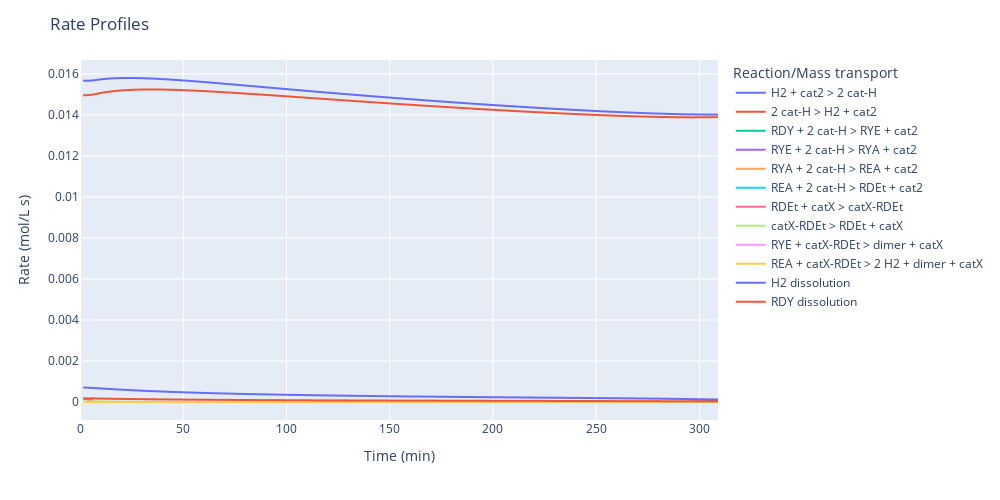

This figure's notebook cell:
### Code cell
# Plot all reaction and mass transfer rates
# Rates of "H2 dissolution" and "H2 + cat2 <> 2 cat-H" are relatively fast
operation_params = [
    ({"param": "Initial_Mass_Solid", "solid": "Solid_Feedstock", "species": "RDY"}, 0.10444), # kg
    ({"param": "Temperature"}, 20), # oC
    ({"param": "Pressure"},     4), # bar
    ({"param": "Agitation"}, 1200), # rpm
    ({"param": "Batch_Time"}, 309), # min
]
steps = [
    "H2 + cat2 > 2 cat-H",
    "2 cat-H > H2 + cat2",
    "RDY + 2 cat-H > RYE + cat2",
    "RYE + 2 cat-H > RYA + cat2",
    "RYA + 2 cat-H > REA + cat2",
    "REA + 2 cat-H > RDEt + cat2",
    "RDEt + catX > catX-RDEt",
    "catX-RDEt > RDEt + catX",
    "RYE + catX-RDEt > dimer + catX",
    "REA + catX-RDEt > 2 H2 + dimer + catX",
    "H2 dissolution", 
    "RDY dissolution"
]
hydrogenation.plot_simulation_rates(steps, operation_params)

### Figure 1 — Plotly figure (JSON) as saved in the notebook; plotly's stock layout.template omitted (floating-point values rounded to 4 significant figures; data arrays with more than 128 entries replaced by an {"elided": "..."} marker saying what was removed)
{"data": [{"hovertemplate": "Reaction/Mass transport=H2 + cat2 > 2 cat-H<br>Time (min)=%{x}<br>Rate (mol/L s)=%{y}<extra></extra>", "legendgroup": "H2 + cat2 > 2 cat-H", "line": {"color": "#636efa", "dash": "solid"}, "marker": {"symbol": "circle"}, "mode": "lines", "name": "H2 + cat2 > 2 cat-H", "showlegend": true, "type": "scattergl", "x": {"elided": "201 float values"}, "xaxis": "x", "y": {"elided": "201 float values"}, "yaxis": "y"}, {"hovertemplate": "Reaction/Mass transport=2 cat-H > H2 + cat2<br>Time (min)=%{x}<br>Rate (mol/L s)=%{y}<extra></extra>", "legendgroup": "2 cat-H > H2 + cat2", "line": {"color": "#EF553B", "dash": "solid"}, "marker": {"symbol": "circle"}, "mode": "lines", "name": "2 cat-H > H2 + cat2", "showlegend": true, "type": "scattergl", "x": {"elided": "201 float values"}, "xaxis": "x", "y": {"elided": "201 float values"}, "yaxis": "y"}, {"hovertemplate": "Reaction/Mass transport=RDY + 2 cat-H > RYE + cat2<br>Time (min)=%{x}<br>Rate (mol/L s)=%{y}<extra></extra>", "legendgroup": "RDY + 2 cat-H > RYE + cat2", "line": {"color": "#00cc96", "dash": "solid"}, "marker": {"symbol": "circle"}, "mode": "lines", "name": "RDY + 2 cat-H > RYE + cat2", "showlegend": true, "type": "scattergl", "x": {"elided": "201 float values"}, "xaxis": "x", "y": {"elided": "201 float values"}, "yaxis": "y"}, {"hovertemplate": "Reaction/Mass transport=RYE + 2 cat-H > RYA + cat2<br>Time (min)=%{x}<br>Rate (mol/L s)=%{y}<extra></extra>", "legendgroup": "RYE + 2 cat-H > RYA + cat2", "line": {"color": "#ab63fa", "dash": "solid"}, "marker": {"symbol": "circle"}, "mode": "lines", "name": "RYE + 2 cat-H > RYA + cat2", "showlegend": true, "type": "scattergl", "x": {"elided": "201 float values"}, "xaxis": "x", "y": {"elided": "201 float values"}, "yaxis": "y"}, {"hovertemplate": "Reaction/Mass transport=RYA + 2 cat-H > REA + cat2<br>Time (min)=%{x}<br>Rate (mol/L s)=%{y}<extra></extra>", "legendgroup": "RYA + 2 cat-H > REA + cat2", "line": {"color": "#FFA15A", "dash": "solid"}, "marker": {"symbol": "circle"}, "mode": "lines", "name": "RYA + 2 cat-H > REA + cat2", "showlegend": true, "type": "scattergl", "x": {"elided": "201 float values"}, "xaxis": "x", "y": {"elided": "201 float values"}, "yaxis": "y"}, {"hovertemplate": "Reaction/Mass transport=REA + 2 cat-H > RDEt + cat2<br>Time (min)=%{x}<br>Rate (mol/L s)=%{y}<extra></extra>", "legendgroup": "REA + 2 cat-H > RDEt + cat2", "line": {"color": "#19d3f3", "dash": "solid"}, "marker": {"symbol": "circle"}, "mode": "lines", "name": "REA + 2 cat-H > RDEt + cat2", "showlegend": true, "type": "scattergl", "x": {"elided": "201 float values"}, "xaxis": "x", "y": {"elided": "201 float values"}, "yaxis": "y"}, {"hovertemplate": "Reaction/Mass transport=RDEt + catX > catX-RDEt<br>Time (min)=%{x}<br>Rate (mol/L s)=%{y}<extra></extra>", "legendgroup": "RDEt + catX > catX-RDEt", "line": {"color": "#FF6692", "dash": "solid"}, "marker": {"symbol": "circle"}, "mode": "lines", "name": "RDEt + catX > catX-RDEt", "showlegend": true, "type": "scattergl", "x": {"elided": "201 float values"}, "xaxis": "x", "y": {"elided": "201 float values"}, "yaxis": "y"}, {"hovertemplate": "Reaction/Mass transport=catX-RDEt > RDEt + catX<br>Time (min)=%{x}<br>Rate (mol/L s)=%{y}<extra></extra>", "legendgroup": "catX-RDEt > RDEt + catX", "line": {"color": "#B6E880", "dash": "solid"}, "marker": {"symbol": "circle"}, "mode": "lines", "name": "catX-RDEt > RDEt + catX", "showlegend": true, "type": "scattergl", "x": {"elided": "201 float values"}, "xaxis": "x", "y": {"elided": "201 float values"}, "yaxis": "y"}, {"hovertemplate": "Reaction/Mass transport=RYE + catX-RDEt > dimer + catX<br>Time (min)=%{x}<br>Rate (mol/L s)=%{y}<extra></extra>", "legendgroup": "RYE + catX-RDEt > dimer + catX", "line": {"color": "#FF97FF", "dash": "solid"}, "marker": {"symbol": "circle"}, "mode": "lines", "name": "RYE + catX-RDEt > dimer + catX", "showlegend": true, "type": "scattergl", "x": {"elided": "201 float values"}, "xaxis": "x", "y": {"elided": "201 float values"}, "yaxis": "y"}, {"hovertemplate": "Reaction/Mass transport=REA + catX-RDEt > 2 H2 + dimer + catX<br>Time (min)=%{x}<br>Rate (mol/L s)=%{y}<extra></extra>", "legendgroup": "REA + catX-RDEt > 2 H2 + dimer + catX", "line": {"color": "#FECB52", "dash": "solid"}, "marker": {"symbol": "circle"}, "mode": "lines", "name": "REA + catX-RDEt > 2 H2 + dimer + catX", "showlegend": true, "type": "scattergl", "x": {"elided": "201 float values"}, "xaxis": "x", "y": {"elided": "201 float values"}, "yaxis": "y"}, {"hovertemplate": "Reaction/Mass transport=H2 dissolution<br>Time (min)=%{x}<br>Rate (mol/L s)=%{y}<extra></extra>", "legendgroup": "H2 dissolution", "line": {"color": "#636efa", "dash": "solid"}, "marker": {"symbol": "circle"}, "mode": "lines", "name": "H2 dissolution", "showlegend": true, "type": "scattergl", "x": {"elided": "201 float values"}, "xaxis": "x", "y": {"elided": "201 float values"}, "yaxis": "y"}, {"hovertemplate": "Reaction/Mass transport=RDY dissolution<br>Time (min)=%{x}<br>Rate (mol/L s)=%{y}<extra></extra>", "legendgroup": "RDY dissolution", "line": {"color": "#EF553B", "dash": "solid"}, "marker": {"symbol": "circle"}, "mode": "lines", "name": "RDY dissolution", "showlegend": true, "type": "scattergl", "x": {"elided": "201 float values"}, "xaxis": "x", "y": {"elided": "201 float values"}, "yaxis": "y"}], "layout": {"height": 500, "legend": {"title": {"text": "Reaction/Mass transport"}, "tracegroupgap": 0}, "margin": {"t": 60}, "title": {"text": "Rate Profiles"}, "width": 1000, "xaxis": {"anchor": "y", "domain": [0, 1], "title": {"text": "Time (min)"}}, "yaxis": {"anchor": "x", "domain": [0, 1], "title": {"text": "Rate (mol/L s)"}}}}
